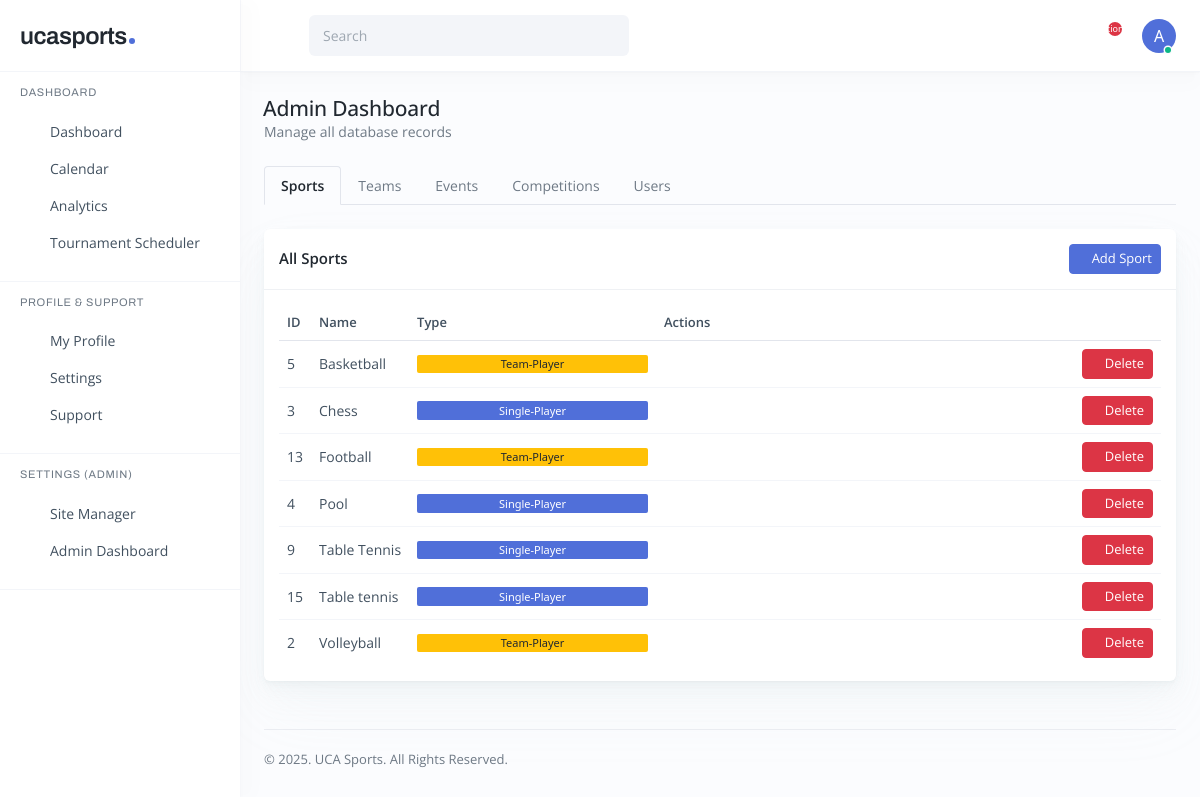
The app's page /admin-dashboard/ (signed in) with its own data.
### ucasports/models.py (models this page shows, shortened)
class CustomUser(AbstractUser):
    name = models.CharField(max_length=200, null=True)
    username = models.CharField(max_length=30, unique=True)
    email = models.EmailField(unique=True)
    bio = models.TextField(null=True, blank=True)
    avatar = models.ImageField(null=True, blank=True)
    is_active = models.BooleanField(default=False)
    is_staff = models.BooleanField(default=False)
    rating_points = models.IntegerField(default=0)
    wins = models.IntegerField(default=0)
    losses = models.IntegerField(default=0)
    objects = CustomUserManager()
    USERNAME_FIELD = 'email'
    REQUIRED_FIELDS = ['username', 'name']

class Sport(models.Model):
    SPORT_TYPE_CHOICES = (
        ('Single-Player', 'Single-Player'),
        ('Team-Player', 'Team-Player'),
    )
    name = models.CharField(max_length=100)
    sport_type = models.CharField(max_length=20, choices=SPORT_TYPE_CHOICES, default='Single-Player')
    def __str__(self):
        return self.name

### ucasports/views.py (the view, shortened to what this page needs)
# urls.py: path('admin-dashboard/', AdminDashboardView.as_view(), name="admin_dashboard"),
class AdminDashboardView(LoginRequiredMixin, UserPassesTestMixin, View):
    login_url = 'login'
    def test_func(self):
        return self.request.user.is_staff or self.request.user.is_superuser
    def get(self, request, *args, **kwargs):
        if not (request.user.is_staff or request.user.is_superuser):
            messages.error(request, 'You do not have permission to access this page.')
            return redirect('dashboard')
        sports = Sport.objects.all().order_by('name')
        teams = Team.objects.all().order_by('name')
        events = Event.objects.all().order_by('-start_date_time')
        competitions = Competition.objects.all().order_by('-start_date_time')
        users = CustomUser.objects.filter(is_superuser=False, is_staff=False).order_by('name')
        sport_form = SportForm()
        team_form = TeamForm()
        event_form = EventForm()
        competition_form = CompetitionForm()
        user_creation_form = CustomUserCreationForm()
        context = {
            'page': 'admin_dashboard',
            'sports': sports,
            'teams': teams,
            'events': events,
            'competitions': competitions,
            'users': users,
            'sport_form': sport_form,
            'team_form': team_form,
            'event_form': event_form,
            'competition_form': competition_form,
            'user_creation_form': user_creation_form,
        }
        return render(request, 'admin_dashboard.html', context)

### ucasports/forms.py
class SportForm(forms.ModelForm):
    class Meta:
        model = Sport
        fields = ['name', 'sport_type']

class TeamForm(forms.ModelForm):
    class Meta:
        model = Team
        fields = ['name', 'avatar', 'sport', 'members']
        widgets = {
            'members': forms.SelectMultiple(attrs={'class': 'form-select'}),
        }
    def __init__(self, *args, **kwargs):
        super(TeamForm, self).__init__(*args, **kwargs)
        self.fields['sport'].queryset = Sport.objects.filter(sport_type='Team-Player')
        self.fields['sport'].empty_label = None
        self.fields['sport'].required = True
        self.fields['members'] = CustomUserChoiceField(queryset=CustomUser.objects.filter(is_superuser=False, is_staff=False), widget=forms.SelectMultiple(attrs={'class': 'form-select'}))

### ucasports/context_processors.py (called while the page is built)
def notifications(request):
    if request.user.is_authenticated:
        return {'notifications': Notification.objects.filter(user=request.user, read=False).order_by('-id')}
    return {}

### ucasports/forms.py (called while the page is built)
    def label_from_instance(self, obj):
        return f"{obj.name} ({obj.email})"

### ucasports/models.py (called while the page is built)
    @property
    def side_a_name(self):
        if self.sport.sport_type == 'Single-Player':
            user = CustomUser.objects.get(pk=self.side_a)
            return user.name
        else:
            team = Team.objects.get(pk=self.side_a)
            return team.name

    @property
    def side_b_name(self):
        if self.sport.sport_type == 'Single-Player':
            user = CustomUser.objects.get(pk=self.side_b)
            return user.name
        else:
            team = Team.objects.get(pk=self.side_b)
            return team.name

### templates/admin_dashboard.html (shortened to what this page needs)
{% extends 'base.html' %} {% block content %}
<body>
  {% include '_partials/sidebar.html'%}
  {% include '_partials/header_main.html'%}
  <div class="main main-app p-3 p-lg-4">
    <div class="d-flex align-items-center justify-content-between mb-4">
      <div>
        <h4 class="main-title mb-0">Admin Dashboard</h4>
        <p class="text-secondary mb-0">Manage all database records</p>
      </div>
    </div>
    <ul id="adminTabs" role="tablist" class="nav nav-tabs mb-4">
      <li class="nav-item" role="presentation">
        <button class="nav-link active" id="sports-tab" data-bs-toggle="tab" data-bs-target="#sports" type="button" role="tab">
          Sports
        </button>
      </li>
      <li class="nav-item" role="presentation">
        <button class="nav-link" id="teams-tab" data-bs-toggle="tab" data-bs-target="#teams" type="button" role="tab">
          Teams
        </button>
      </li>
      <li class="nav-item" role="presentation">
        <button class="nav-link" id="events-tab" data-bs-toggle="tab" data-bs-target="#events" type="button" role="tab">
          Events
        </button>
      </li>
      <li class="nav-item" role="presentation">
        <button class="nav-link" id="competitions-tab" data-bs-toggle="tab" data-bs-target="#competitions" type="button" role="tab">
          Competitions
        </button>
      </li>
      <li class="nav-item" role="presentation">
        <button class="nav-link" id="users-tab" data-bs-toggle="tab" data-bs-target="#users" type="button" role="tab">
          Users
        </button>
      </li>
    </ul>
    <div class="tab-content" id="adminTabsContent">
      <div class="tab-pane fade show active" id="sports" role="tabpanel">
        <div class="card card-one">
          <div class="card-header d-flex justify-content-between align-items-center">
            <h6 class="card-title mb-0">All Sports</h6>
            <button type="button" class="btn btn-primary btn-sm" data-bs-toggle="modal" data-bs-target="#addSportModal">
              <i class="ri-add-line"></i> Add Sport
            </button>
          </div>
          <div class="card-body">
            <div class="table-responsive">
              <table class="table table-agent mb-0">
                <thead>
                  <tr>
                    <th>ID</th>
                    <th>Name</th>
                    <th>Type</th>
                    <th>Actions</th>
                  </tr>
                </thead>
                <tbody>
                  {% for sport in sports %}
                  <tr>
                    <td>{{ sport.id }}</td>
                    <td>{{ sport.name }}</td>
                    <td><span class="badge bg-{% if sport.sport_type == 'Single-Player' %}primary{% else %}warning{% endif %}">{{ sport.sport_type }}</span></td>
                    <td>
                      <form method="POST" style="display: inline;" onsubmit="return confirm('Are you sure you want to delete {{ sport.name }}?');">
                        <button type="submit" name="delete_sport" class="btn btn-danger btn-sm">
                          <i class="ri-delete-bin-line"></i> Delete
                        </button>
                      </form>
                    </td>
                  </tr>
                  {% empty %}
                  <tr>
                    <td colspan="4" class="text-center">No sports found.</td>
                  </tr>
                  {% endfor %}
                </tbody>
              </table>
            </div>
          </div>
        </div>
      </div>
    </div>
    {% include '_partials/inner_footer.html'%}
  </div>
            {% load widget_tweaks %}
            {% load widget_tweaks %}
            {% load widget_tweaks %}
            {% load widget_tweaks %}
            {% load widget_tweaks %}
            {% load widget_tweaks %}
</body>
{% endblock content %}

### templates/base.html (shortened to what this page needs)
<!DOCTYPE html>
{% load static %}
<html lang="en">
  <head>
    <link rel="stylesheet" href="{% static 'css/remixicon/fonts/remixicon.css' %}" />
    <link rel="stylesheet" href="{% static 'css/style.min.css' %}" />
  </head>
  {% block content %} {% endblock %}
</html>

### templates/_partials/loadstatic.html (shortened to what this page needs)
{% load static %}

### templates/_partials/sidebar.html
{% block content %}
<div class="sidebar">
  <div class="sidebar-header">
    <a href="{% url 'home' %}" class="sidebar-logo">ucasports</a>
  </div>
  <div id="sidebarMenu" class="sidebar-body">
    <div class="nav-group show">
      <a href="#" class="nav-label">Dashboard</a>
      <ul class="nav nav-sidebar">
        <li class="nav-item">
          <a href="{% url 'dashboard' %}" class="nav-link"
            ><i class="ri-suitcase-line"></i> <span>Dashboard</span></a
          >
        </li>
        <li class="nav-item">
          <a href="{% url 'calendar' %}" class="nav-link"
            ><i class="ri-calendar-line"></i> <span>Calendar</span></a
          >
        </li>
        <li class="nav-item">
          <a href="{% url 'analytics' %}" class="nav-link"
            ><i class="ri-bar-chart-2-line"></i> <span>Analytics</span></a
          >
        </li>
        <li class="nav-item">
          <a href="{% url 'tournament_scheduler' %}" class="nav-link"
            ><i class="ri-trophy-line"></i> <span>Tournament Scheduler</span></a
          >
        </li>
      </ul>
    </div>
    <div class="nav-group show">
      <a href="#" class="nav-label">Profile & Support</a>
      <ul class="nav nav-sidebar">
        <li class="nav-item">
          <a href="{% url 'profile' %}#events" class="nav-link"
            ><i class="ri-profile-line"></i> <span>My Profile</span></a
          >
        </li>
        <li class="nav-item">
          <a href="{% url 'profile' %}#settings" class="nav-link"
            ><i class="ri-user-settings-line"></i> <span>Settings</span></a
          >
        </li>
        <li class="nav-item">
          <a href="{% url 'profile' %}#support" class="nav-link"
            ><i class="ri-question-line"></i> <span>Support</span></a
          >
        </li>
      </ul>
    </div>
    {% if user.is_staff or user.is_superuser %}
    <div class="nav-group show">
      <a href="#" class="nav-label">Settings (Admin)</a>
      <ul class="nav nav-sidebar">
        <li class="nav-item">
          <a href="{% url 'site_manager' %}" class="nav-link"
            ><i class="ri-settings-line"></i> <span>Site Manager</span></a
          >
        </li>
        <li class="nav-item">
          <a href="{% url 'admin_dashboard' %}" class="nav-link"
            ><i class="ri-dashboard-line"></i> <span>Admin Dashboard</span></a
          >
        </li>
    </div>
    {% endif %}
  </div>
</div>
{% endblock content %}

### templates/_partials/header_main.html (shortened to what this page needs)
{% block content %}
<div class="header-main px-3 px-lg-4">
  <a id="menuSidebar" href="#" class="menu-link me-3 me-lg-4"><i class="ri-menu-2-fill"></i></a>
  <div class="form-search me-auto">
    <input type="text" class="form-control" placeholder="Search" />
    <i class="ri-search-line"></i>
  </div>
  <div class="dropdown dropdown-skin">
    <a href="" class="dropdown-link" data-bs-toggle="dropdown" data-bs-auto-close="outside"><i
        class="ri-settings-3-line"></i></a>
  </div>
  <div class="dropdown dropdown-notification ms-3 ms-xl-4">
    <a href="" class="dropdown-link" data-bs-toggle="dropdown" data-bs-auto-close="outside"><small>{{
        notifications.count }}</small><i class="ri-notification-3-line"></i></a>
  </div>
  <div class="dropdown dropdown-profile ms-3 ms-xl-4">
    <a href="" class="dropdown-link" data-bs-toggle="dropdown" data-bs-auto-close="outside">
      <div class="avatar online">
        {% if user.avatar %}
        <img src="{{user.avatar.url}}" alt="" />
        {% else %}
        <span class="avatar-initial bg-primary">{{ user.name|first|upper }}</span>
        {% endif %}
      </div>
    </a>
  </div>
</div>
{% endblock content %}

### templates/_partials/inner_footer.html
{% block content %}
<div class="main-footer mt-5">
  <span>© 2025. UCA Sports. All Rights Reserved.</span>
</div>
{% endblock content %}

### records on screen
CustomUser: name|first "A"
Sport: id "5", name "Basketball", sport_type "Team-Player"
Sport: id "3", name "Chess", sport_type "Single-Player"
Sport: id "13", name "Football", sport_type "Team-Player"
Sport: id "4", name "Pool", sport_type "Single-Player"
Sport: id "9", name "Table Tennis", sport_type "Single-Player"
Sport: id "15", name "Table tennis", sport_type "Single-Player"
Sport: id "2", name "Volleyball", sport_type "Team-Player"
